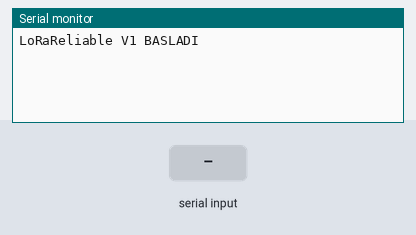
Bench run of a sketch on a simulated Arduino Uno, built with avr-gcc and run on an emulated ATmega328P. Parts: the last lines printed to the serial monitor. The inputs (shaded band) are chosen by the test bench.

Above: at 1.2 s.
1.3 s: "90|45\n" received over Serial
At 1.8 s:
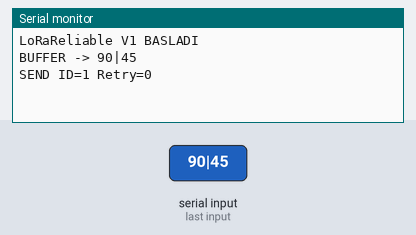
2.8 s: "90|45\n" received over the second serial link
4.3 s: "0\n" received over Serial
At 5.3 s:
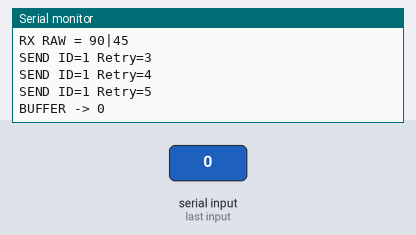
5.8 s: "0\n" received over the second serial link
At 6.4 s:
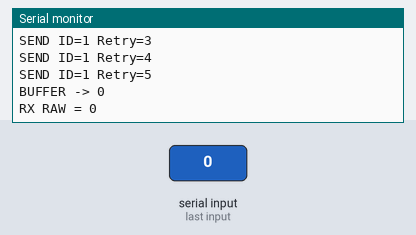
7.3 s: "1|90|45\n" received over Serial
At 7.8 s:
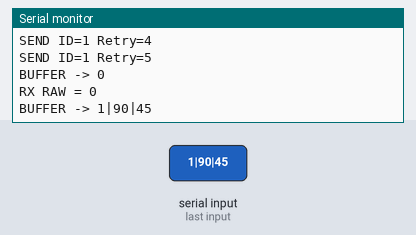
10.3 s: "1|90|45\n" received over the second serial link
At 11.0 s:
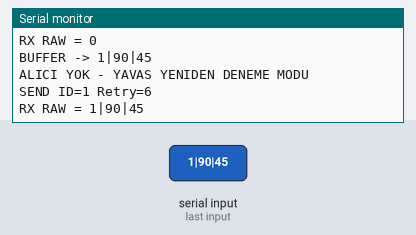
Timing chart, 0 to 12.8 s (numbered marks = the images above; inputs shaded):
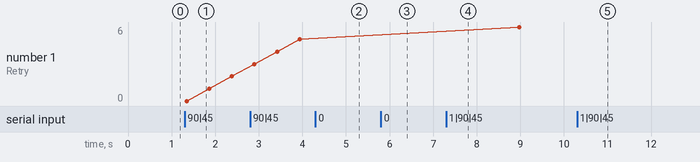

Measured:
- after the input at 1.3 s, the serial monitor: prints a new line at once (image 1)
- after the input at 4.3 s, the serial monitor: prints a new line at once (image 2)
- after the input at 5.8 s, the serial monitor: prints a new line at once (image 3)
- after the input at 7.3 s, the serial monitor: prints a new line at once (image 4)
- after the input at 10.3 s, the serial monitor: prints a new line at once (image 5)

The sketch:

LoRaReliable-V1.ino
```cpp
#include <SoftwareSerial.h>
#include "config.h"
#include "LoRaReliable.h"

SoftwareSerial LoRa(10, 11);   // RX, TX

LoRaReliable Radio;

void setup()
{
    Serial.begin(9600);
    LoRa.begin(9600);

    Radio.begin(
        LoRa,
        11,     // Benim adresim
        1,      // Karşı taraf
        18      // Kanal
    );

    Serial.println("LoRaReliable V1 BASLADI");
}

void loop()
{
    Radio.update();

    if (Serial.available())
    {
        String mesaj = Serial.readStringUntil('\n');

        if (Radio.send(mesaj.c_str()))
        {
            Serial.print("BUFFER -> ");
            Serial.println(mesaj);
        }
        else
        {
            Serial.println("BUFFER DOLU");
        }
    }

    if (Radio.available())
    {
        Serial.print("GELEN -> ");
        Serial.println(Radio.read());
    }
}
```

LoRaReliable.cpp
```cpp
#include "LoRaReliable.h"

LoRaReliable::LoRaReliable()
{
    port = NULL;

    myAddr = 0;
    peerAddr = 0;
    channel = 0;

    nextID = 1;
    lastReceivedID = 0;

    rxData = "";

    for (int i = 0; i < LORA_BUFFER_SIZE; i++)
    {
        txBuffer[i].used = false;
        txBuffer[i].ackReceived = false;
        txBuffer[i].retry = 0;
        txBuffer[i].sendTime = 0;
    }
}

void LoRaReliable::begin(Stream &serial,
                         uint8_t myAddress,
                         uint8_t peerAddress,
                         uint8_t ch)
{
    port = &serial;

    myAddr = myAddress;
    peerAddr = peerAddress;
    channel = ch;
}

bool LoRaReliable::enqueue(const char *msg)
{
    for (int i = 0; i < LORA_BUFFER_SIZE; i++)
    {
        if (!txBuffer[i].used)
        {
            txBuffer[i].used = true;

            txBuffer[i].ackReceived = false;

            txBuffer[i].retry = 0;

            txBuffer[i].sendTime = 0;

            txBuffer[i].id = nextID++;

            strncpy(txBuffer[i].data,
                    msg,
                    LORA_MAX_DATA_LENGTH - 1);

            txBuffer[i].data[LORA_MAX_DATA_LENGTH - 1] = '\0';

            return true;
        }
    }

    return false;
}

bool LoRaReliable::send(const char *msg)
{
    return enqueue(msg);
}

Packet *LoRaReliable::getFirstPacket()
{
    for (int i = 0; i < LORA_BUFFER_SIZE; i++)
    {
        if (txBuffer[i].used && !txBuffer[i].ackReceived)
            return &txBuffer[i];
    }

    return NULL;
}

void LoRaReliable::sendPacket(Packet *p)
{
    port->write((byte)0);
    port->write(peerAddr);
    port->write(channel);

    port->print('#');

    port->print(p->id);

    port->print('|');


    port->print(strlen(p->data));

    port->print('|');

    port->print('D');

    port->print('|');

    port->println(p->data);

    p->sendTime = millis();
    Serial.print("SEND ID=");
    Serial.print(p->id);
    Serial.print(" Retry=");
    Serial.println(p->retry);
}

void LoRaReliable::processReceive()
{
    if (!port->available())
        return;

    String packet = port->readStringUntil('\n');
    Serial.print("RX RAW = ");
    Serial.println(packet);

    packet.trim();

    if (packet.length() == 0)
        return;

    // Paket # ile başlamıyorsa geçersiz
    if (packet[0] != '#')
        return;

    int p1 = packet.indexOf('|');
int p2 = packet.indexOf('|', p1 + 1);

if (p1 == -1 || p2 == -1)
    return;

uint16_t id = packet.substring(1, p1).toInt();
uint8_t len = packet.substring(p1 + 1, p2).toInt();

// ACK paketi mi?
if (packet.endsWith("|A"))
{
    Serial.print("ACK GELDI ID=");
    Serial.println(id);

    for (int i = 0; i < LORA_BUFFER_SIZE; i++)
    {
        if (txBuffer[i].used && txBuffer[i].id == id)
        {
            txBuffer[i].ackReceived = true;
            txBuffer[i].used = false;

            Serial.println("PAKET TAMAMLANDI");
            break;
        }
    }

    return;
}

// DATA paketi için üçüncü | gerekli
int p3 = packet.indexOf('|', p2 + 1);

if (p3 == -1)
    return;

char type = packet.substring(p2 + 1, p3).charAt(0);

String payload = packet.substring(p3 + 1);

    // ---------- DATA ----------
    if (type == 'D')
 {

    // Daha önce gelen paket mi?
    if(id == lastReceivedID)
    {

        Serial.print("DUPLICATE PAKET ID=");
        Serial.println(id);

        // ACK yine gönder
        port->write((byte)0);
        port->write(peerAddr);
        port->write(channel);

        port->print('#');
        port->print(id);
        port->println("|0|A");

        return;
    }


    // Yeni paket
    lastReceivedID = id;

    rxData = payload;


    Serial.print("YENI DATA ID=");
    Serial.println(id);


    // ACK gönder
    port->write((byte)0);
    port->write(peerAddr);
    port->write(channel);

    port->print('#');
    port->print(id);
    port->println("|0|A");

 }

    // ---------- ACK ----------
    else if (type == 'A')
    {
        Serial.print("ACK GELDI ID=");
        Serial.println(id);

        for (int i = 0; i < LORA_BUFFER_SIZE; i++)
        {
          if (txBuffer[i].used && txBuffer[i].id == id)
          {
              txBuffer[i].ackReceived = true;
              txBuffer[i].used = false;

              Serial.println("PAKET TAMAMLANDI");
              break;
          }
        }
    }
}
void LoRaReliable::processACK()
{
    // Şimdilik boş
}

void LoRaReliable::checkTimeout()
{
    for (int i = 0; i < LORA_BUFFER_SIZE; i++)
    {
        if (!txBuffer[i].used)
            continue;

        if (txBuffer[i].ackReceived)
            continue;

        if (txBuffer[i].sendTime == 0)
            continue;

        unsigned long timeout;

        // İlk 5 deneme hızlı
        if (txBuffer[i].retry < LORA_MAX_RETRY)
        {
           timeout = LORA_ACK_TIMEOUT;     // örn. 500 ms
        }
        else
        {
           timeout = 5000;                 // sonra 5 saniyede bir
        }

        if (millis() - txBuffer[i].sendTime >= timeout)
        {
           txBuffer[i].retry++;

           if (txBuffer[i].retry == LORA_MAX_RETRY + 1)
           {
              Serial.println("ALICI YOK - YAVAS YENIDEN DENEME MODU");
           }
           sendPacket(&txBuffer[i]);
        }
    }
}

void LoRaReliable::update()
{
    processReceive();

    static unsigned long last = 0;

    if (millis() - last > 50)
    {
        last = millis();

        Packet *p = getFirstPacket();

        if (p != NULL)
        {
            // Daha önce hiç gönderilmediyse gönder
            if (p->sendTime == 0)
            {
                sendPacket(p);
            }
        }
    }

    checkTimeout();
}

bool LoRaReliable::available()
{
    return rxData.length() > 0;
}

String LoRaReliable::read()
{
    String temp = rxData;

    rxData = "";

    return temp;
}
```

LoRaReliable.h
```cpp
#ifndef LORARELIABLE_H
#define LORARELIABLE_H

#include <Arduino.h>
#include <Stream.h>
#include "config.h"

struct Packet
{
    uint16_t id;
    char data[LORA_MAX_DATA_LENGTH];

    bool used;
    bool ackReceived;

    uint8_t retry;

    unsigned long sendTime;
};

class LoRaReliable
{
public:

    LoRaReliable();

    void begin(Stream &serial,
               uint8_t myAddress,
               uint8_t peerAddress,
               uint8_t channel);

    void update();

    bool send(const char *msg);

    bool available();

    String read();

private:

    Stream *port;

    uint8_t myAddr;
    uint8_t peerAddr;
    uint8_t channel;
    uint16_t lastReceivedID;

    Packet txBuffer[LORA_BUFFER_SIZE];

    uint16_t nextID;

    String rxData;

    bool enqueue(const char *msg);

    Packet* getFirstPacket();

    void sendPacket(Packet *p);

    void processReceive();

    void processACK();

    void checkTimeout();

};

#endif
```

config.h
```cpp
#ifndef CONFIG_H
#define CONFIG_H

// -------------------------------
// LoRa Ayarları
// -------------------------------

#define LORA_BUFFER_SIZE      10      // Buffer'da tutulacak maksimum paket
#define LORA_MAX_DATA_LENGTH  32      // Bir paketin maksimum veri uzunluğu

// ACK zaman aşımı (ms)
#define LORA_ACK_TIMEOUT      500

// Maksimum tekrar gönderme
#define LORA_MAX_RETRY        5

// Paket başlangıç karakterleri
#define PACKET_START          '#'
#define ACK_START             "ACK"

#endif
```
